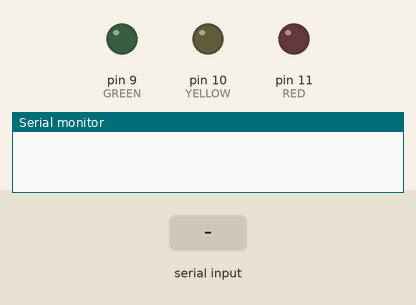
The sketch below on a simulated Arduino Uno, built with avr-gcc and run on an emulated ATmega328P. Shown: output pins drawn as LEDs (lit = HIGH), the last lines printed to the serial monitor. The test bench sets the inputs (shaded band).

Above: at 1.2 s.
1.3 s: "1" received over Serial
At 2.3 s:
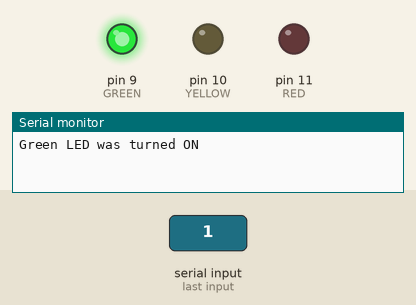
2.8 s: "3" received over Serial
At 3.5 s:
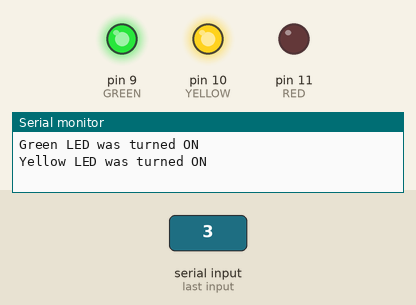
4.3 s: "2" received over Serial
At 4.6 s:
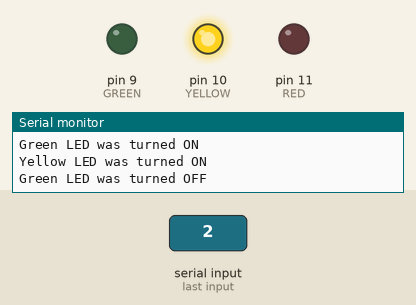
5.8 s: "5" received over Serial
At 7.0 s:
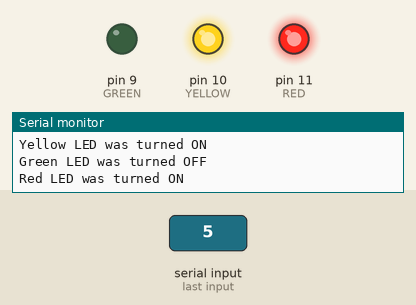
7.3 s: "4" received over Serial
At 8.1 s:
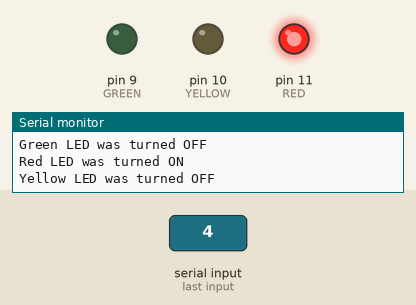
8.8 s: "1" received over Serial
At 9.3 s:
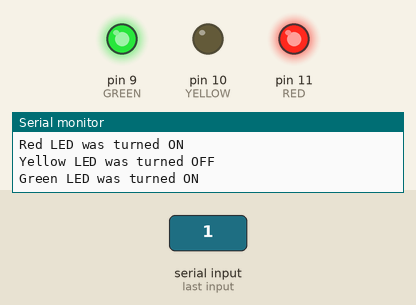
Timing chart, 0 to 11.3 s (numbered marks = the images above; inputs shaded):
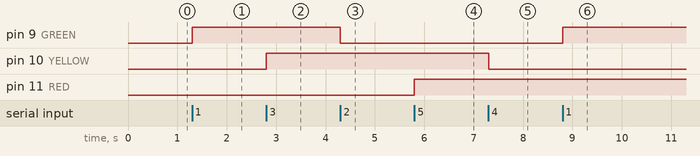

The sketch:

serial_read_improved.ino
```cpp
#define GREEN 9
#define YELLOW 10
#define RED 11

void manipulateLED(int color, bool state) {
  digitalWrite(color, state);
  switch (color) {
    case GREEN: Serial.print("Green"); break;
    case YELLOW: Serial.print("Yellow"); break;
    case RED: Serial.print("Red"); break;
  }
  Serial.print(" LED was turned ");
  if (state) {
    Serial.println("ON");
  } else {
    Serial.println("OFF");
  }
}

void setup() {
  // put your setup code here, to run once:
  pinMode(GREEN, OUTPUT);
  pinMode(YELLOW, OUTPUT);
  pinMode(RED, OUTPUT);
  Serial.begin(9600);
}

void loop() {
  // put your main code here, to run repeatedly:
  if (Serial.available()) {
    char key = Serial.read();

    switch (key) {
      case '1':
        manipulateLED(GREEN, HIGH);
        break;
      case '2':
        manipulateLED(GREEN, LOW);
        break;
      case '3':
        manipulateLED(YELLOW, HIGH);
        break;
      case '4':
        manipulateLED(YELLOW, LOW);
        break;
      case '5':
        manipulateLED(RED, HIGH);
        break;
      case '6':
        manipulateLED(RED, LOW);
        break;
    }
  }
}
```

Measured:
- after the input at 1.3 s, pin 9 (GREEN): LOW → HIGH at once
- after the input at 2.8 s, pin 10 (YELLOW): LOW → HIGH at once
- after the input at 4.3 s, pin 9 (GREEN): HIGH → LOW at once
- after the input at 5.8 s, pin 11 (RED): LOW → HIGH at once
- after the input at 7.3 s, pin 10 (YELLOW): HIGH → LOW at once
- after the input at 8.8 s, pin 9 (GREEN): LOW → HIGH at once
